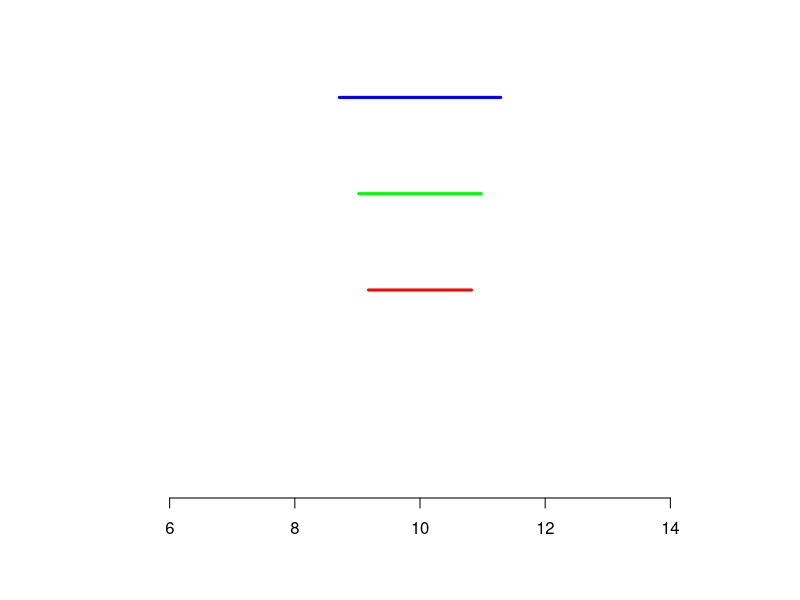

R code for this plot:
## ---- chunk 1

mean=10
s=5
n=100
sig=c(90,95,99)

z<-qnorm(sig/200+0.5)
upper<-mean+z*s/n^0.5
lower<-mean-z*s/n^0.5

  
plot1<-plot(x=c(lower[1],upper[1]),y=c(0,0),type='l',xlim=c(5,15),yaxt='n',ann=FALSE, col="red", frame=FALSE, lwd=3, pin=c(1,1))
  lines(x=c(lower[2],upper[2]),y=c(0.5,0.5), col="green", lwd=3)
  lines(x=c(lower[3],upper[3]),y=c(1,1), col="blue", lwd=3)
  legend(0,0, c("90%", "95%", "99%"), col = c(4, 2, 3), lwd=3)


